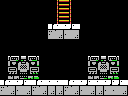

This is a level from a 2D game, rendered from its Tiled map with the project's own tilesets. A one-line summary and the complete map file follow:
An orthogonal 16x12 tile map with 8x8 px tiles, 1 tile layer (Tile Layer 1) and 8 objects (2x item, 2x big-item, 2x 4x4-item, breakable-down, door-down).

<map version="1.0" orientation="orthogonal" renderorder="right-down" width="16" height="12" tilewidth="8" tileheight="8" nextobjectid="11">
 <properties>
  <property name="left" value="hole" />
  <property name="right" value="hole" />
  <property name="up" value="stairs" />
 </properties>
 <tileset firstgid="1" name="tiles" tilewidth="8" tileheight="8" tilecount="256" columns="16">
  <image source="tiles.png" width="128" height="128" />
 </tileset>
 <layer name="Tile Layer 1" width="16" height="12">
  <data encoding="csv">
1,1,1,1,1,1,1,249,168,1,1,1,1,1,1,1,
1,1,1,1,1,1,1,249,168,1,1,1,1,1,1,1,
1,1,1,1,1,1,1,249,168,1,1,1,1,1,1,1,
1,1,1,1,1,1,151,156,247,156,1,1,1,1,1,1,
1,1,1,1,1,1,153,152,153,152,1,1,1,1,1,1,
1,1,1,1,1,1,1,1,1,1,1,1,1,1,1,1,
1,1,1,1,1,1,1,1,1,1,1,1,1,1,1,1,
1,251,202,203,204,1,1,1,1,1,1,251,202,203,204,1,
1,217,218,219,220,1,1,1,1,1,1,217,218,219,220,1,
1,233,234,235,236,1,1,1,1,1,1,233,234,235,236,1,
151,156,247,156,151,156,156,156,151,156,247,156,156,247,247,156,
153,152,153,152,153,152,152,152,153,152,153,152,152,153,153,152
</data>
 </layer>
 <objectgroup name="objects">
  <object id="1" type="item" x="72" y="64" width="16" height="16" />
  <object id="2" type="item" x="40" y="64" width="16" height="16" />
  <object id="3" type="big-item" x="88" y="32" width="32" height="24" />
  <object id="4" type="big-item" x="8" y="32" width="32" height="24" />
  <object id="6" type="breakable-down" x="48" y="80" width="32" height="16" />
  <object id="8" type="door-down" x="48" y="80" width="32" height="16" />
  <object id="9" type="4x4-item" x="88" y="24" width="32" height="32" />
  <object id="10" type="4x4-item" x="8" y="24" width="32" height="32" />
 </objectgroup>
</map>
